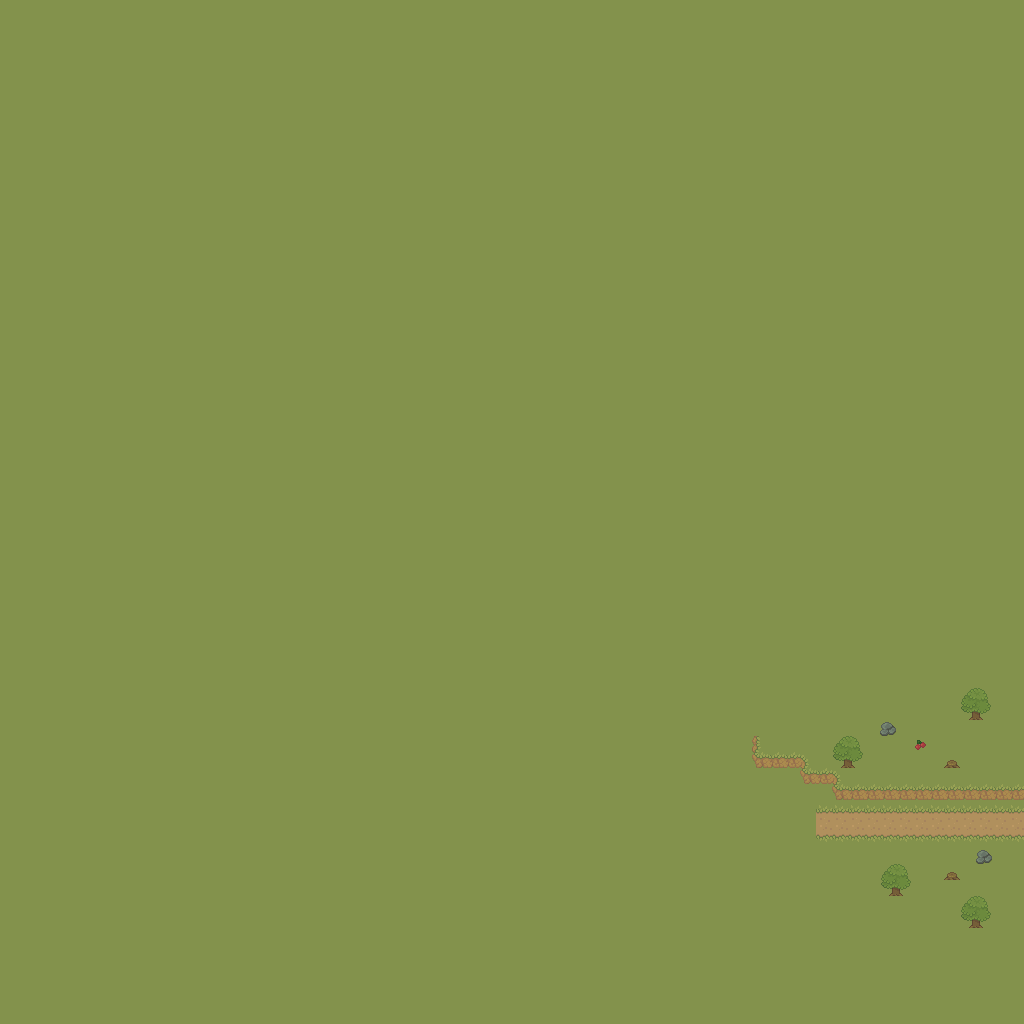

This game map was drawn from its Tiled (.tmx) file and the tilesets committed beside it. A one-line description and the trimmed map source follow:
An orthogonal 64x64 tile map with 16x16 px tiles, 3 tile layers (Ground, Cliffs, Tile Layer 2) and 5 objects (WestEntry, Warp).

<map version="1.9" tiledversion="1.9.2" orientation="orthogonal" renderorder="right-down" width="64" height="64" tilewidth="16" tileheight="16" infinite="0" nextlayerid="5" nextobjectid="7">
 <tileset firstgid="1" source="cozyFarm.tsx" />
 <layer id="1" name="Ground" width="64" height="64">
  <data>[4096 cells, 4096 non-empty, 5 distinct tile ids]</data>
 </layer>
 <layer id="4" name="Cliffs" width="64" height="64">
  <data>[4096 cells, 21 non-empty, 7 distinct tile ids]</data>
 </layer>
 <objectgroup id="2" name="Entities">
  <properties>
   <property name="collidable" type="bool" value="true" />
  </properties>
  <object id="2" name="WestEntry" x="1020" y="831">
   <point />
  </object>
  <object id="3" name="Warp" x="1005.5" y="867">
   <properties>
    <property name="entity" value="warp" />
    <property name="target_map" value="assets/farmMap.tmx" />
    <property name="target_spawn" value="FarmBack" />
   </properties>
   <point />
  </object>
  <object id="4" x="837.667" y="785.5" width="193.833" height="11" />
  <object id="5" x="805.333" y="772.333" width="31.6667" height="8.33333" />
  <object id="6" x="755.333" y="755.667" width="49" height="9" />
 </objectgroup>
 <layer id="3" name="Tile Layer 2" width="64" height="64">
  <data>[4096 cells, 21 non-empty, 7 distinct tile ids]</data>
 </layer>
</map>
